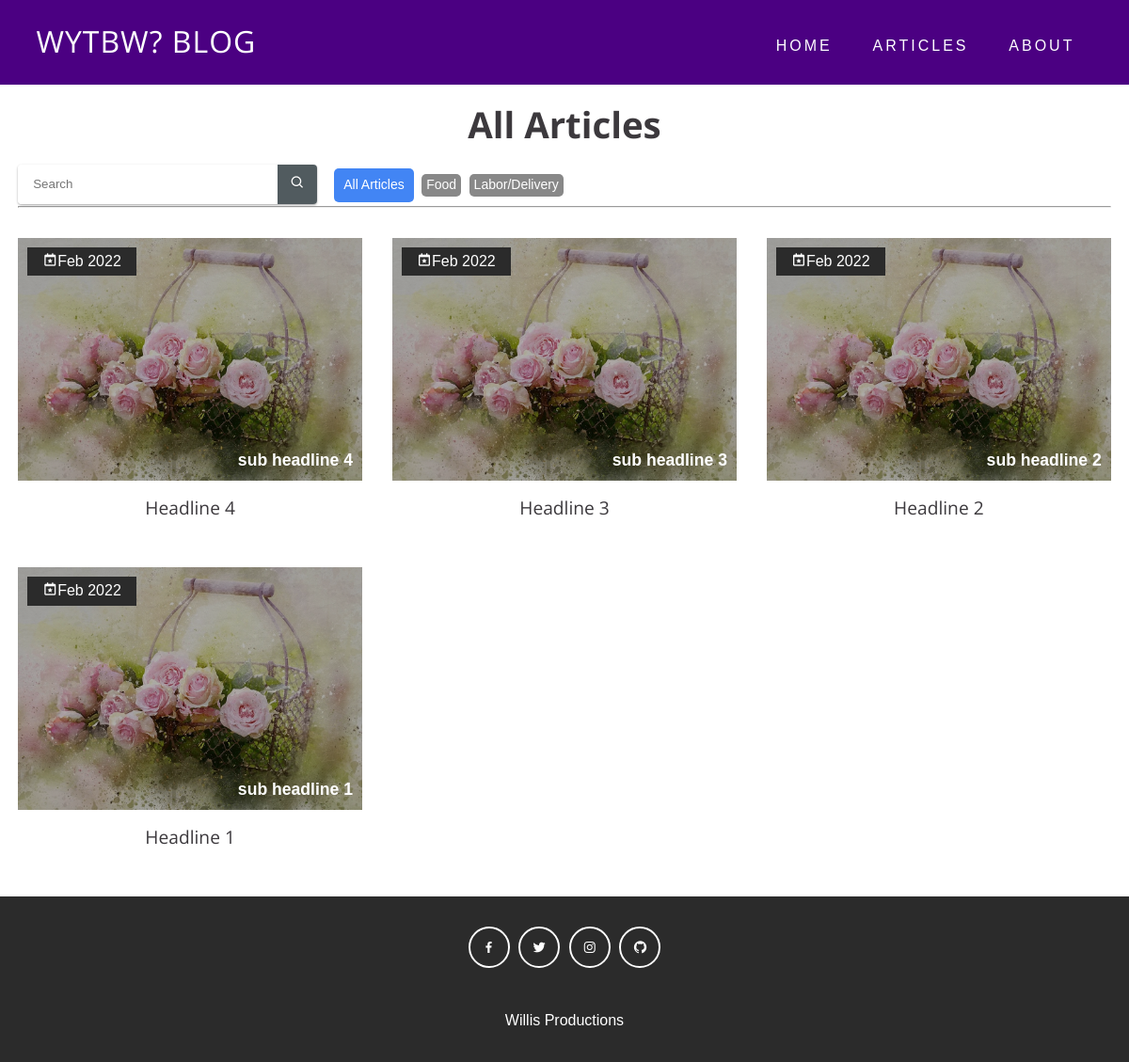
The page /articles/ on the database as committed earlier.
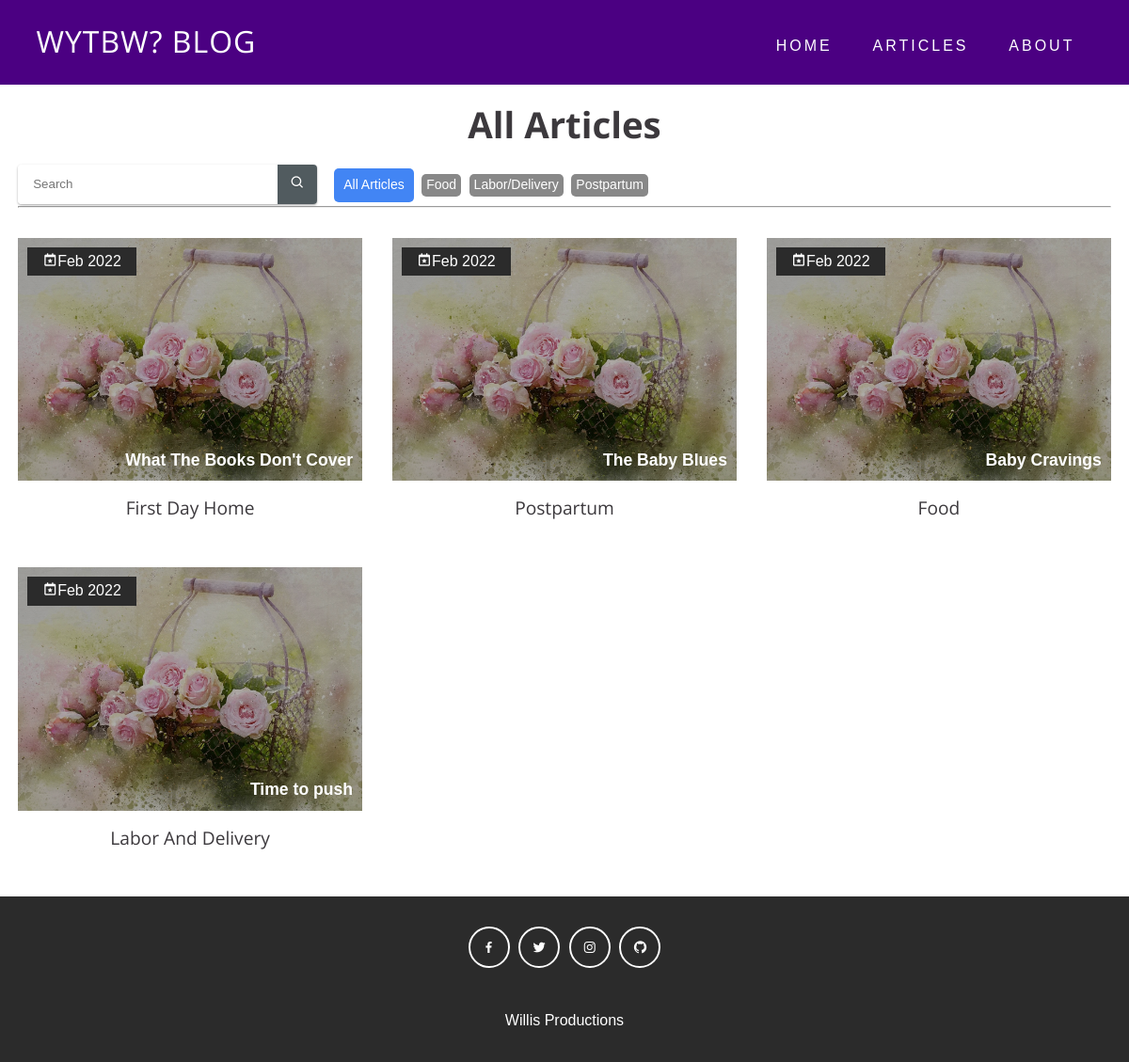
The same page on the database as committed later.
### blog/models.py (models this page shows, shortened)
class Tag (models.Model):
    name = models.CharField(max_length=100)

class Article (models.Model):
    author = models.ForeignKey(
        Profile, on_delete=models.CASCADE, related_name='author')
    headline = models.CharField(max_length=200)
    sub_headline = models.CharField(max_length=200, null=True, blank=True)
    image = models.ImageField(null=True, blank=True, upload_to="article", default="placeholder.png")
    body = RichTextUploadingField(null=True, blank=True)
    featured = models.BooleanField(default=False)
    tags = models.ManyToManyField(Tag, blank=True)
    options = (
        ('draft', 'Draft'),
        ('published', 'Published'),
    )
    slug = models.SlugField(max_length=250, unique_for_date='publish')
    publish = models.DateTimeField(default=timezone.now)
    status = models.CharField(max_length=10, choices=options, default='draft')
    objects = models.Manager()  # default manager
    articlemanager = ArticleManager()  # custom manager
    def get_absolute_url(self):
        return reverse('blog:article', args=[self.slug])
    class Meta:
        ordering = ('-publish',)

### blog/views.py (the view)
# urls.py: path('articles/', views.articles, name='articles'),
def articles(request):
    query = request.GET.get('query')
    if query == None:
        query = ''
    articles = Article.articlemanager.filter(
        Q(headline__icontains=query) |
        Q(sub_headline__icontains=query) |
        Q(body__icontains=query)
    )
    tags = Tag.objects.all()
    context = {
        'articles': articles,
        'tags': tags,
    }
    return render(request, 'articles.html', context)

### blog/models.py (called while the page is built)
    def get_queryset(self):
        return super().get_queryset().filter(status='published')

### blog/templates/articles.html (shortened to what this page needs)
{% load static %}
<!DOCTYPE html>
<html>
  <head>
    <link href='https://unpkg.com/boxicons@2.0.7/css/boxicons.min.css' rel='stylesheet'>
       <link rel="stylesheet" href="{% static 'css/style.css' %}">
  </head>
  <body>
    <nav class = "navbar">
        <div class = "container">
          <a href = "{% url 'blog:home' %}" class = "navbar-brand">WYTBW? BLOG</a>
          <div class = "navbar-nav">
            <a href = "{% url 'blog:home' %}">home</a>
            <a href = "{% url 'blog:articles' %}">articles</a>
            <a href = "">about</a>
          </div>
        </div>
    </nav>
    <div class = "container">
        <div class = "title">
          <h2>All Articles</h2>
        </div>
        <form method="GET">
          <input type="text" id="query" name="query" class="textbox" placeholder="Search">
          <button type = "submit" class="button">
            <i class='bx bx-search'></i>
          </button>
        </form>
        <div class="article-meta">
            <a class="back-button" href="{% url 'blog:articles' %}">All Articles</a>
            {% for tag in tags %}
            <span class="tag"><a href="#">{{ tag.name }}</a></span>
            {% endfor %}
        </div>
        <hr>
        <div class = "featured-content">
         {% for article in articles %}
          <div class = "featured-item">
            <div class = "featured-img">
              <a href="{{ article.get_absolute_url }}">
                <img src = "{{ article.image.url }}" alt = "">
                <span><i class='bx bx-calendar-star'></i>{{ article.publish|date:"M Y" }}</span>
                <span>{{ article.sub_headline }}</span>
              </a>
            </div>
            <div class = "featured-title">
              <a href = "{{ article.get_absolute_url }}">{{ article.headline }}</a>
            </div>
          </div>
          {% empty %}
			      <h3>No Article found...</h3>
          {% endfor %}
        </div>
    </div>
    <footer>
      <div class = "social-links">
        <a href = "#"><i class='bx bxl-facebook'></i></a>
        <a href = "#"><i class='bx bxl-twitter'></i></a>
        <a href = "#"><i class='bx bxl-instagram'></i></a>
        <a href = "#"><i class='bx bxl-github'></i></a>
      </div>
        <br>
      <span>Willis Productions</span>
    </footer>
  </body>
</html>

### static/css/style.css (style rules this page uses)
:root { --OpenSans: 'Open Sans', serif; --Monserrat: 'Monserrat', sans-serif; --dark: #3c393d; --exDark: #2b2b2b; --blue: #4285f4; }
* { padding: 0; margin: 0; font-family: var(--Monserrat); }
body { line-height: 1.4; color: var(--dark); }
img { width: 100%; display: block; }
.container { max-width: 1200px; margin: 0 auto; padding: 0 1.2rem; }
.navbar { background: rgba(75,0,130); padding: 1.2rem; }
.navbar-brand { color: #fff; font-size: 2rem; display: block; text-align: center; text-decoration: none; font-family: var(--OpenSans); letter-spacing: 1px; }
.navbar-nav { padding: 0.8rem 0 0.2rem 0; text-align: center; }
.navbar-nav a { text-transform: uppercase; font-family: var(--Monserrat); letter-spacing: 1px; font-weight: 500; color: #fff; text-decoration: none; display: inline-block; padding: 0.4rem 0.1rem; letter-spacing: 3px; transition: opacity 0.5s ease; }
form { outline: 0; float: left; box-shadow: 0 1px 3px rgba(0, 0, 0, 0.12), 0 1px 2px rgba(0, 0, 0, 0.24); border-radius: 4px; }
form > .textbox { outline: 0; height: 42px; width: 244px; line-height: 42px; padding: 0 16px; background-color: rgba(255, 255, 255, 0.8); color: #212121; border: 0; float: left; -webkit-border-radius: 4px 0 0 4px; border-radius: 4px 0 0 4px; }
form > .button { outline: 0; background: none; background-color:rgba(38,50,56,0.8); float: left; height: 42px; width: 42px; text-align: center; line-height: 42px; border: 0; color: #FFF; font-size: 16px; text-rendering: auto; text-shadow: 0 1px 1px rgba(0, 0, 0, 0.2); -webkit-transition: background-color .4s ease; transition: background-color .4s ease; -webkit-border-radius: 0 4px 4px 0; border-radius: 0 4px 4px 0; }
@media screen and (min-width: 460px) { form { margin-right: 1rem; } }
.title { text-align: center; padding: 1rem 0; }
.title h2 { font-family: var(--OpenSans); font-size: 2.4rem; }
.featured-content { margin: 2rem 0; }
.featured-item { cursor: pointer; margin: 1.5rem 0; }
.featured-img { position: relative; overflow: hidden; }
.featured-img::after { position: absolute; content: ""; top: 0; left: 0; width: 100%; height: 100%; background: rgba(0, 0, 0, 0.3); }
.featured-img img { transition: all 0.5s ease; }
.featured-img span:first-of-type { position: absolute; z-index: 1; top: 10px; left: 10px; background: var(--exDark); color: #fff; padding: 0.25rem 1rem; }
.featured-img span:last-of-type { position: absolute; z-index: 1; bottom: 10px; right: 10px; color: #fff; font-weight: 700; font-size: 1.1rem; }
.featured-title { padding: 1rem; font-size: 1.2rem; text-align: center; width: 70%; margin: 0 auto; }
.featured-title a { color: var(--dark); text-decoration: none; text-transform: capitalize; font-family: var(--OpenSans); }
.tag { display:inline-block; color:#fff; background-color: #888; border-radius: 5px; margin: 2px; padding: 2px 5px; font-size: 14px; cursor: pointer; text-decoration: none; }
.tag a { text-decoration: none; color: white; }
.back-button { padding: 8px 10px; color: #fff; text-align: center; text-decoration: none; font-size: 14px; display: inline-block; margin: 4px 2px; transition-duration: 0.4s; cursor: pointer; background-color: #4285f4; border-radius: 5px; }
footer { background: var(--exDark); color: #fff; text-align: center; padding: 2rem 0; }
.social-links { display: flex; justify-content: center; margin-bottom: 1.4rem; }
.social-links a { border: 2px solid #fff; color: #fff; display: block; width: 40px; height: 40px; display: flex; justify-content: center; align-items: center; border-radius: 50%; text-decoration: none; margin: 0 0.3rem; transition: all 0.5s ease; }
@media screen and (min-width: 540px) { .navbar-nav a { padding-right: 1.2rem; padding-left: 1.2rem; } }
@media screen and (min-width: 768px) { .navbar .container { display: flex; align-items: center; justify-content: space-between; } }
@media screen and (min-width: 768px) { .featured-content { display: grid; grid-template-columns: repeat(2, 1fr); gap: 2rem; } }
@media screen and (min-width: 768px) { .featured-item { margin: 0; } }
@media screen and (min-width: 1200px) { .featured-content { grid-template-columns: repeat(3, 1fr); } }

Rows that differ between the two databases and show on the page:
added Tag: name "Postpartum"
changed Article: image: a different picture; sub_headline "sub headline 4" → "What The Books Don't Cover"; headline "Headline 4" → "First Day Home"
changed Article: image: a different picture; sub_headline "sub headline 3" → "The Baby Blues"; headline "Headline 3" → "Postpartum"
changed Article: image: a different picture; sub_headline "sub headline 2" → "Baby Cravings"; headline "Headline 2" → "Food"
changed Article: image: a different picture; sub_headline "sub headline 1" → "Time to push"; headline "Headline 1" → "Labor And Delivery"
